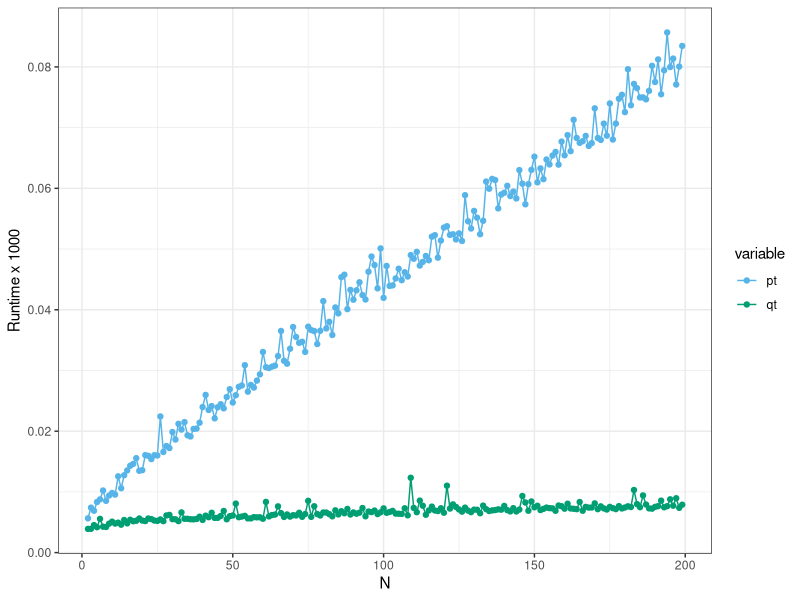

This chart was generated by the following R code:
library(ggplot2)
library(ggthemes)
library(reshape2)

data <- read.csv("rmq_block.csv",header=F,sep=",")

total <- nrow(data)

pt <- data$V1[1:(total/2)]
qt <- data$V1[((total/2)+1):total]

df <- data.frame(pt=pt,qt=qt)
df$n <- seq(2,nrow(df)+1)

df <- melt(df,id.vars=c("n"))

pdf("rmq_block.pdf",width=7,height=4)
ggplot(df,aes(x=n,y=value,color=variable)) +
    geom_point() +
    geom_line() +
    scale_x_continuous("N") +
    scale_y_continuous("Runtime x 1000") +
    scale_color_pander() +
    theme_bw()

